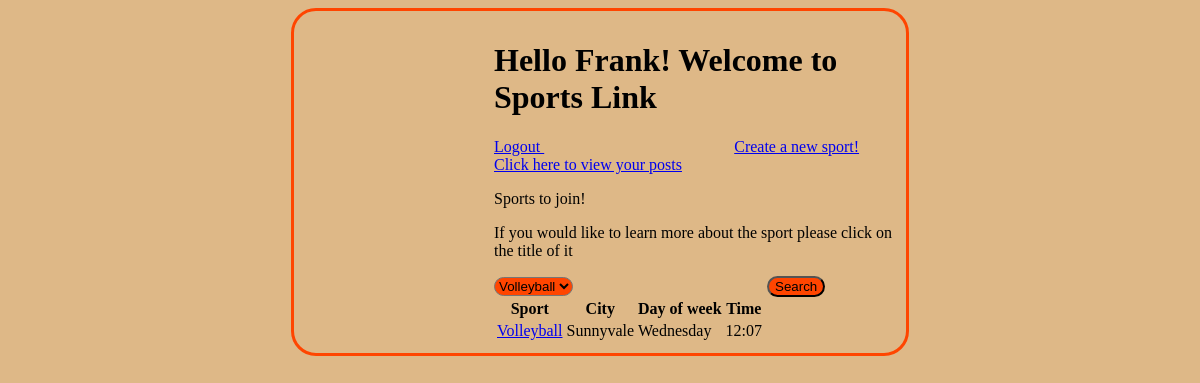
The page /dashboard (signed in) on the database its author committed.
### sportsPageApp/models.py (models this page shows, shortened)
class User(models.Model):
    first_name = models.CharField(max_length=255)
    last_name = models.CharField(max_length=255)
    email = models.CharField(max_length=255)
    password = models.CharField(max_length=255)
    create_at = models.DateTimeField(auto_now_add = True)
    update_at = models.DateTimeField(auto_now = True)
    objects = UserManager()

class Sport(models.Model):
    sport_name = models.CharField(max_length=255)
    description = models.CharField(max_length=255)
    city = models.CharField(max_length=255)
    day_of_week = models.CharField(max_length=255)
    time = models.CharField(max_length=255)
    creator = models.ForeignKey(User, related_name="sports", on_delete=models.CASCADE)
    create_at = models.DateTimeField(auto_now_add = True)
    update_at = models.DateTimeField(auto_now = True)
    likes = models.ManyToManyField(User, related_name='sport_posts')
    objects = SportManager()

### sportsPageApp/views.py (the view)
# urls.py: path('dashboard', views.dashboard),
def dashboard(request):
    if "user_id" not in request.session:
        return redirect("/")
    context = {
        "logged_in_user": User.objects.get(id = request.session['user_id']),
        "allSports": Sport.objects.all(),
    }
    return render(request, "dashboard_for_users.html", context)

### sportsPageApp/templates/dashboard_for_users.html (shortened to what this page needs)
<!DOCTYPE html>
{% load static %}
<html lang="en">
<head>
    <link rel="stylesheet" type="text/css" href="{% static 'css/dashboard_style.css' %}">
</head>
<body>
<div id="container">
    <h1>Hello {{ logged_in_user.first_name }}! Welcome to Sports Link</h1>
    <a href="/logout" div class="link">Logout </a>
    <a href="/sports/new" div class="link">Create a new sport!</a>
    <a href="/your_sports" div class="link">Click here to view your posts</a>
    <p>Sports to join!</p>
    <p>If you would like to learn more about the sport please click on the title of it</p>
    <form action="/sports/{{ sport.sport_name }}" method="get">
    <select name="{{ sport.sport_name }}" id="{{ sport.sport_name }}">
        {% for sport in allSports %}
            <option value="{{ sport.sport_name }}">{{ sport.sport_name }}</option>
        {% endfor %}
    </select>
    <button>Search</button>
</form>
    <table>
        <thead>
            <tr>
                <th>Sport</th>
                <th>City</th>
                <th>Day of week</th>
                <th>Time</th>
            </tr>
        </thead>
        <tbody>
            {% for sport in allSports %}
            <tr>
                <td><a href="/sports/display/{{ sport.id }}">{{ sport.sport_name }}</a></td>
                <td>{{ sport.city }}</td>
                <td>{{ sport.day_of_week }}</td>
                <td>{{ sport.time }}</td>
            </tr>
            {% endfor %}
        </tbody>
    </table>
</div>
</body>
</html>

### sportsPageApp/static/css/dashboard_style.css (style rules this page uses)
* { background-color: burlywood; }
#container { margin: auto; width: 50%; border: 3px solid orangered; padding: 10px; border-radius: 25px; }
button, select { border-radius: 25px; background-color: orangered; margin-left: 190px; }
p, h1, table, .link { margin-left: 190px; }

### rows shown on the page
User: first_name "Frank"
Sport: sport_name "Volleyball", city "Sunnyvale", day_of_week "Wednesday", time "12:07"

### other values the page prints
form field value "Volleyball"
